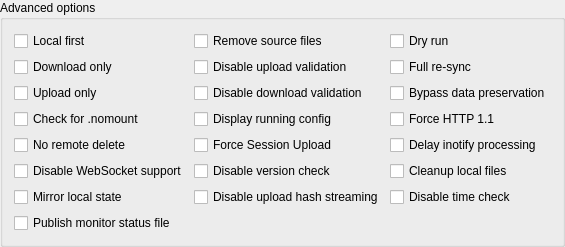
              <widget class="QGroupBox" name="groupBox_5">
               <property name="toolTip">
                <string>&lt;html&gt;&lt;head/&gt;&lt;body&gt;&lt;p&gt;Perform a 'one-way' upload sync.&lt;br/&gt;&lt;/p&gt;&lt;p&gt;&lt;span style=&quot; font-weight:700;&quot;&gt;Note&lt;/span&gt;: If a file or folder is present on OneDrive, that does not exist locally, it will be removed. &lt;/p&gt;&lt;p&gt;If the data on OneDrive should be kept, please enable '&lt;span style=&quot; font-weight:700;&quot;&gt;No remote delete&lt;/span&gt;' option.&lt;/p&gt;&lt;/body&gt;&lt;/html&gt;</string>
               </property>
               <property name="title">
                <string>Advanced options</string>
               </property>
               <layout class="QGridLayout" name="gridLayout_4">
                <item row="3" column="3">
                 <widget class="QCheckBox" name="checkBox_force_http_11">
                  <property name="toolTip">
                   <string>Forces the use of HTTP/1.1 instead of the default HTTP/2 .</string>
                  </property>
                  <property name="text">
                   <string>Force HTTP 1.1</string>
                  </property>
                 </widget>
                </item>
                <item row="1" column="1">
                 <widget class="QCheckBox" name="checkBox_download_only">
                  <property name="toolTip">
                   <string>Replicate the OneDrive online state locally, by only downloading changes from OneDrive. Do not upload local changes to OneDrive.</string>
                  </property>
                  <property name="text">
                   <string>Download only</string>
                  </property>
                 </widget>
                </item>
                <item row="1" column="3">
                 <widget class="QCheckBox" name="checkBox_resync">
                  <property name="toolTip">
                   <string>Forget the last saved state, perform a full sync.</string>
                  </property>
                  <property name="text">
                   <string>Full re-sync</string>
                  </property>
                 </widget>
                </item>
                <item row="0" column="3">
                 <widget class="QCheckBox" name="checkBox_dry_run">
                  <property name="toolTip">
                   <string>Perform a trial sync with no changes made.</string>
                  </property>
                  <property name="text">
                   <string>Dry run</string>
                  </property>
                 </widget>
                </item>
                <item row="4" column="2">
                 <widget class="QCheckBox" name="checkBox_force_session_upload">
                  <property name="toolTip">
                   <string>Force the client to use a 'session' upload, which includes the local timestamp of the file when it is uploaded.</string>
                  </property>
                  <property name="text">
                   <string>Force Session Upload</string>
                  </property>
                 </widget>
                </item>
                <item row="4" column="1">
                 <widget class="QCheckBox" name="checkBox_no_remote_delete">
                  <property name="toolTip">
                   <string>When used with Upload only, local file and folder deletions are not replicated to Microsoft OneDrive.</string>
                  </property>
                  <property name="text">
                   <string>No remote delete</string>
                  </property>
                 </widget>
                </item>
                <item row="0" column="2">
                 <widget class="QCheckBox" name="checkBox_remove_source_files">
                  <property name="toolTip">
                   <string>Remove source file after successful transfer to OneDrive when using --upload-only .</string>
                  </property>
                  <property name="text">
                   <string>Remove source files</string>
                  </property>
                 </widget>
                </item>
                <item row="0" column="1">
                 <widget class="QCheckBox" name="checkBox_local_first">
                  <property name="toolTip">
                   <string>Synchronize from the local directory source first, before downloading changes from OneDrive.</string>
                  </property>
                  <property name="text">
                   <string>Local first</string>
                  </property>
                 </widget>
                </item>
                <item row="2" column="2">
                 <widget class="QCheckBox" name="checkBox_disable_download_validation">
                  <property name="toolTip">
                   <string>This option determines whether the client will conduct integrity validation on files downloaded from Microsoft OneDrive. &lt;br&gt;Sometimes, when downloading files, particularly from SharePoint, there is a discrepancy between the file size reported by the OneDrive API and the byte count received from the SharePoint HTTP Server for the same file. &lt;br&gt;Enable this option to disable the integrity checks performed by this client.</string>
                  </property>
                  <property name="text">
                   <string>Disable download validation</string>
                  </property>
                 </widget>
                </item>
                <item row="3" column="1">
                 <widget class="QCheckBox" name="checkBox_check_nomount">
                  <property name="toolTip">
                   <string>&lt;html&gt;&lt;head/&gt;&lt;body&gt;&lt;pre style=&quot; margin-top:0px; margin-bottom:16px; margin-left:0px; margin-right:0px; -qt-block-indent:0; text-indent:0px; line-height:145%;&quot;&gt;&lt;span style=&quot; font-family:'ui-monospace','SFMono-Regular','SF Mono','Menlo','Consolas','Liberation Mono','monospace'; color:#c9d1d9; background-color:transparent;&quot;&gt;Check for the presence of &lt;/span&gt;&lt;span style=&quot; font-family:'ui-monospace','SFMono-Regular','SF Mono','Menlo','Consolas','Liberation Mono','monospace'; font-weight:700; color:#c9d1d9; background-color:transparent;&quot;&gt;.nosync&lt;/span&gt;&lt;span style=&quot; font-family:'ui-monospace','SFMono-Regular','SF Mono','Menlo','Consolas','Liberation Mono','monospace'; color:#c9d1d9; background-color:transparent;&quot;&gt; in the syncdir root. If found, do not perform sync.&lt;/span&gt;&lt;/pre&gt;&lt;/body&gt;&lt;/html&gt;</string>
                  </property>
                  <property name="text">
                   <string>Check for .nomount</string>
                  </property>
                 </widget>
                </item>
                <item row="2" column="1">
                 <widget class="QCheckBox" name="checkBox_upload_only">
                  <property name="toolTip">
                   <string>Replicate the locally configured sync_dir state to OneDrive, by only uploading local changes to OneDrive. Do not download changes from OneDrive.</string>
                  </property>
                  <property name="text">
                   <string>Upload only</string>
                  </property>
                 </widget>
                </item>
                <item row="1" column="2">
                 <widget class="QCheckBox" name="checkBox_disable_upload_validation">
                  <property name="toolTip">
                   <string>Skip the integrity validation the client performs on files uploaded to Microsoft OneDrive. Enable this if the online service modifies your files after the upload (typically SharePoint), which breaks the integrity check.</string>
                  </property>
                  <property name="text">
                   <string>Disable upload validation</string>
                  </property>
                 </widget>
                </item>
                <item row="2" column="3">
                 <widget class="QCheckBox" name="checkBox_bypass_data_preservation">
                  <property name="toolTip">
                   <string>Disable 'safeBackup' data preservation when unique local file content would otherwise be displaced during conflict resolution or reconciliation. When enabled, local content can be overwritten or removed without a recoverable 'safeBackup' copy. Use with extreme care - this can lead to data loss.</string>
                  </property>
                  <property name="text">
                   <string>Bypass data preservation</string>
                  </property>
                 </widget>
                </item>
                <item row="3" column="2">
                 <widget class="QCheckBox" name="checkBox_display_running_config">
                  <property name="text">
                   <string>Display running config</string>
                  </property>
                 </widget>
                </item>
                <item row="4" column="3">
                 <widget class="QCheckBox" name="checkBox_delay_inotify_processing">
                  <property name="toolTip">
                   <string>Delay processing of 'inotify' events. Only enable this to reduce the impact of editors like Obsidian, which constantly write changes to disk in an atomic fashion. You must also enable 'Force Session Upload'.</string>
                  </property>
                  <property name="text">
                   <string>Delay inotify processing</string>
                  </property>
                 </widget>
                </item>
                <item row="5" column="1">
                 <widget class="QCheckBox" name="checkBox_disable_websocket_support">
                  <property name="toolTip">
                   <string>This option disables the built-in WebSocket support that leverages RFC6455 to communicate with the Microsoft Graph API Service, providing near real-time notifications of online changes.</string>
                  </property>
                  <property name="text">
                   <string>Disable WebSocket support</string>
                  </property>
                 </widget>
                </item>
                <item row="5" column="2">
                 <widget class="QCheckBox" name="checkBox_disable_version_check">
                  <property name="toolTip">
                   <string>This option determines whether the client will check the GitHub API for the current application version and grace period of running older application versions</string>
                  </property>
                  <property name="text">
                   <string>Disable version check</string>
                  </property>
                 </widget>
                </item>
                <item row="5" column="3">
                 <widget class="QCheckBox" name="checkBox_cleanup_local_files">
                  <property name="toolTip">
                   <string>Cleanup local files and folders if they are removed online. This option can only be used with Download only mode.</string>
                  </property>
                  <property name="text">
                   <string>Cleanup local files</string>
                  </property>
                 </widget>
                </item>
                <item row="6" column="1">
                 <widget class="QCheckBox" name="checkBox_mirror_local_state">
                  <property name="toolTip">
                   <string>&lt;html&gt;&lt;head/&gt;&lt;body&gt;&lt;p&gt;When used with Local first, the local filesystem is treated as the authoritative source of truth and Microsoft OneDrive is reconciled to match the local state.&lt;/p&gt;&lt;p&gt;Files or directories that exist online but not locally will be removed from Microsoft OneDrive.&lt;/p&gt;&lt;p&gt;This option requires Local first to be enabled and cannot be used with Upload only.&lt;/p&gt;&lt;p&gt;Enabling this may permanently remove remote-only files - validate the intended actions with a dry run first.&lt;/p&gt;&lt;/body&gt;&lt;/html&gt;</string>
                  </property>
                  <property name="text">
                   <string>Mirror local state</string>
                  </property>
                 </widget>
                </item>
                <item row="6" column="2">
                 <widget class="QCheckBox" name="checkBox_disable_upload_hash_streaming">
                  <property name="toolTip">
                   <string>&lt;html&gt;&lt;head/&gt;&lt;body&gt;&lt;p&gt;Controls whether the client uses hash values calculated while streaming file uploads.&lt;/p&gt;&lt;p&gt;When enabled, the client ignores upload-streamed hash values and always generates upload hashes using the traditional local file hash generation path.&lt;/p&gt;&lt;p&gt;Intended as a compatibility and diagnostic fail-safe for scenarios where Microsoft OneDrive or SharePoint modifies uploaded file content or metadata after upload.&lt;/p&gt;&lt;/body&gt;&lt;/html&gt;</string>
                  </property>
                  <property name="text">
                   <string>Disable upload hash streaming</string>
                  </property>
                 </widget>
                </item>
                <item row="6" column="3">
                 <widget class="QCheckBox" name="checkBox_disable_time_check">
                  <property name="toolTip">
                   <string>Do not validate the local system clock against Microsoft service time. CAUTION: this bypasses a synchronisation correctness safeguard - if the system clock is significantly wrong, timestamp-related reconciliation may be unreliable. (client v2.5.12+)</string>
                  </property>
                  <property name="text">
                   <string>Disable time check</string>
                  </property>
                 </widget>
                </item>
                <item row="7" column="1">
                 <widget class="QCheckBox" name="checkBox_monitor_status">
                  <property name="toolTip">
                   <string>Publish the machine-readable runtime status file 'monitor-status.json' in the configuration directory while monitoring. OneDriveGUI uses it to show the overall sync state; when disabled, the state is derived from the client output only. (client v2.5.12+)</string>
                  </property>
                  <property name="text">
                   <string>Publish monitor status file</string>
                  </property>
                 </widget>
                </item>
               </layout>
              </widget>
